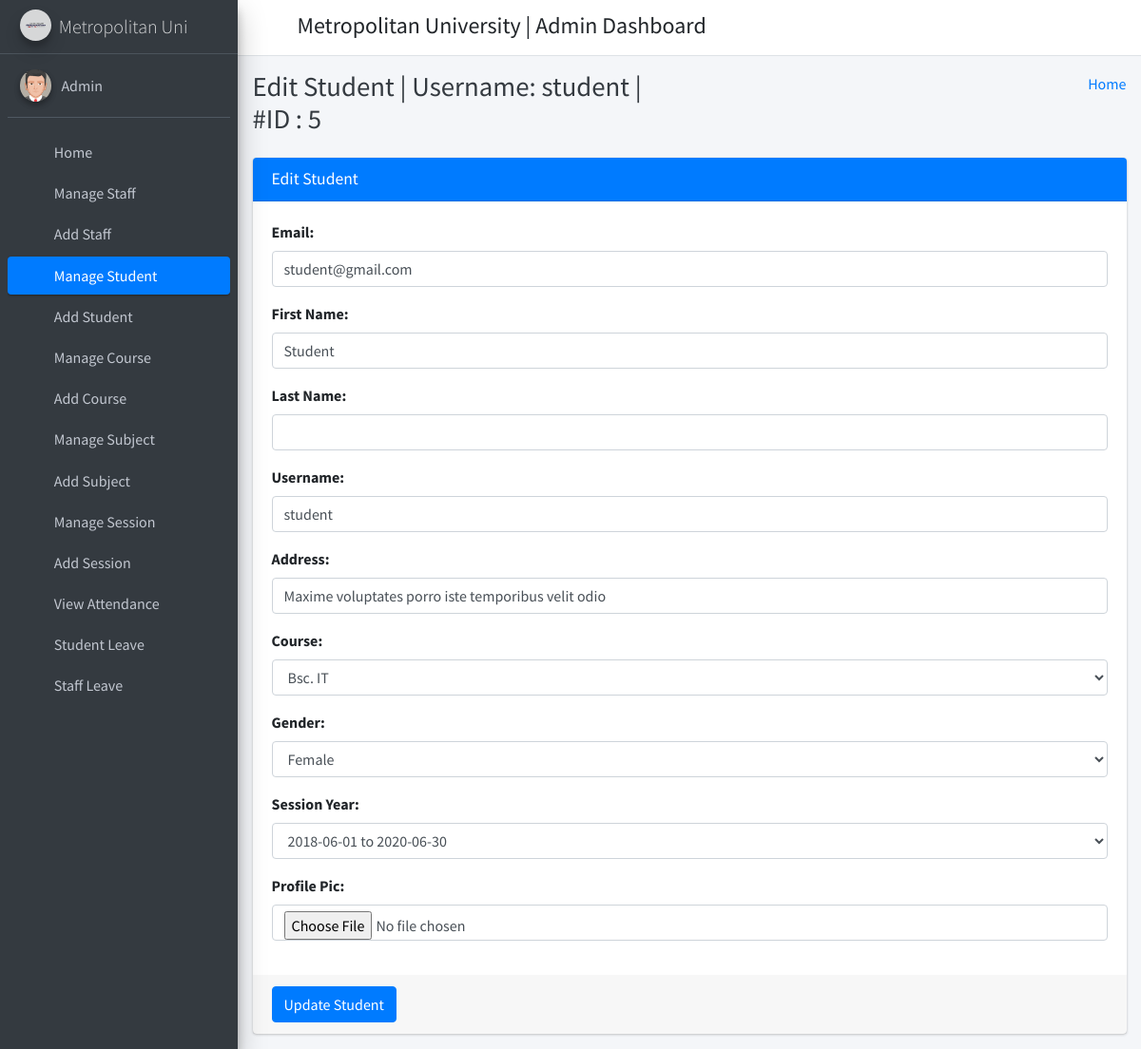
The app's page /edit_student/5 (signed in) with its own data.
### student_management_app/models.py (models this page shows)
class CustomUser(AbstractUser):
    user_type_data = ((1, "HOD"), (2, "Staff"), (3, "Student"))
    user_type = models.CharField(default=1, choices=user_type_data, max_length=10)

class Students(models.Model):
    id = models.AutoField(primary_key=True)
    admin = models.OneToOneField(CustomUser, on_delete = models.CASCADE)
    gender = models.CharField(max_length=50)
    profile_pic = models.FileField()
    address = models.TextField()
    course_id = models.ForeignKey(Courses, on_delete=models.DO_NOTHING, default=1)
    session_year_id = models.ForeignKey(SessionYearModel, on_delete=models.CASCADE)
    created_at = models.DateTimeField(auto_now_add=True)
    updated_at = models.DateTimeField(auto_now=True)
    objects = models.Manager()

### student_management_app/HodViews.py (the view)
# urls.py: path('edit_student/<student_id>', HodViews.edit_student, name="edit_student"),
def edit_student(request, student_id):
    request.session['student_id'] = student_id
    student = Students.objects.get(admin=student_id)
    form = EditStudentForm()
    form.fields['email'].initial = student.admin.email
    form.fields['username'].initial = student.admin.username
    form.fields['first_name'].initial = student.admin.first_name
    form.fields['last_name'].initial = student.admin.last_name
    form.fields['address'].initial = student.address
    form.fields['course_id'].initial = student.course_id.id
    form.fields['gender'].initial = student.gender
    form.fields['session_year_id'].initial = student.session_year_id.id
    context = {
        "id": student_id,
        "username": student.admin.username,
        "form": form
    }
    return render(request, "hod_template/edit_student_template.html", context)

### student_management_app/LoginCheckMiddleWare.py (called while the page is built, shortened)
    def process_view(self, request, view_func, view_args, view_kwargs):
        modulename = view_func.__module__
        user = request.user
        if user.is_authenticated:
            if user.user_type == "1":
                if modulename == "student_management_app.HodViews":
                    pass
                elif modulename == "student_management_app.views" or modulename == "django.views.static":
                    pass
                else:
                    return redirect("admin_home")
            else:
                return redirect("login")
        else:
            if request.path == reverse("login") or request.path == reverse("doLogin"):
                pass
            else:
                return redirect("login")

### student_management_app/templates/hod_template/edit_student_template.html (shortened to what this page needs)
{% extends 'hod_template/base_template.html' %}
{% block page_title %}
    Edit Student | Username: {{ username }} | #ID : {{ id }}
{% endblock page_title %}
{% block main_content %}
{% load static %}
<section class="content">
        <div class="container-fluid">
            <div class="row">
                <div class="col-md-12">
                    <div class="card card-primary">
                    <div class="card-header">
                        <h3 class="card-title">Edit Student</h3>
                    </div>
                    {% url 'edit_student_save' as action_path %}
                    {% include 'hod_template/form_template.html' with messages=messages form=form action_path=action_path button_text="Update Student" %}
                    </div>
                </div>
            </div>
        </div>
      </section>
  {% endblock main_content %}

### student_management_app/templates/hod_template/sidebar_template.html
{% load static %}
<aside class="main-sidebar sidebar-dark-primary elevation-4">
      <a href="{% url 'admin_home' %}" class="brand-link">
        <img src="{% static 'dist/img/mulogo.jpg' %}" alt="AdminLTE Logo" class="brand-image img-circle elevation-3"
            style="opacity: .8">
        <span class="brand-text font-weight-light">Metropolitan Uni</span>
      </a>
      <div class="sidebar">
        <div class="user-panel mt-3 pb-3 mb-3 d-flex">
          <div class="image">
            <img src="{% static 'dist/img/user2-160x160.jpg' %}" class="img-circle elevation-2" alt="User Image">
          </div>
          <div class="info">
            <a href="{% url 'admin_profile' %}" class="d-block">{{ user.first_name }} {{ user.last_name }}</a>
          </div>
        </div>
        <nav class="mt-2">
          <ul class="nav nav-pills nav-sidebar flex-column" data-widget="treeview" role="menu" data-accordion="false">
            <li class="nav-item">
              {% url 'admin_home' as admin_home %}
              <a href="{{ admin_home }}" class="nav-link {% if request.path == admin_home %} active {% endif %}">
                <i class="nav-icon fas fa-tachometer-alt"></i>
                <p>
                  Home
                </p>
              </a>
            </li>
            <li class="nav-item">
              {% url 'manage_staff' as manage_staff %}
              {% url 'edit_staff' staff_id=id as edit_staff %}
              <a href="{{ manage_staff }}" class="nav-link {% if request.path == manage_staff %} active {% endif %} {% if request.path == edit_staff %} active {% endif %}">
                <i class="nav-icon fas fa-chalkboard-teacher"></i>
                <p>
                  Manage Staff
                </p>
              </a>
            </li>
            <li class="nav-item">
              {% url 'add_staff' as add_staff %}
              <a href="{{ add_staff }}" class="nav-link {% if request.path == add_staff %} active {% endif %}">
                <i class="nav-icon fas fa-th"></i>
                <p>
                  Add Staff
                </p>
              </a>
            </li>
            <li class="nav-item">
              {% url 'manage_student' as manage_student %}
              {% url 'edit_student' student_id=id as edit_student %}
              <a href="{{ manage_student }}" class="nav-link {% if request.path == manage_student %} active {% endif %} {% if request.path == edit_student %} active {% endif %}">
                <i class="nav-icon fas fa-user-graduate"></i>
                <p>
                  Manage Student
                </p>
              </a>
            </li>
            <li class="nav-item">
              {% url 'add_student' as add_student %}
              <a href="{{ add_student }}" class="nav-link {% if request.path == add_student %} active {% endif %}">
                <i class="nav-icon fas fa-th"></i>
                <p>
                  Add Student
                </p>
              </a>
            </li>
            <li class="nav-item">
              {% url 'manage_course' as manage_course %}
              {% url 'edit_course' course_id=id as edit_course %}
              <a href="{{ manage_course }}" class="nav-link {% if request.path == manage_course %} active {% endif %} {% if request.path == edit_course %} active {% endif %}">
                <i class="nav-icon fas fa-chalkboard"></i>
                <p>
                  Manage Course
                </p>
              </a>
            </li>
            <li class="nav-item">
            {% url 'add_course' as add_course %}
              <a href="{{ add_course }}" class="nav-link {% if request.path == add_course %} active {% endif %}">
                <i class="nav-icon fas fa-th"></i>
                <p>
                  Add Course
                </p>
              </a>
            </li>
            <li class="nav-item">
              {% url 'manage_subject' as manage_subject %}
              {% url 'edit_subject' subject_id=id as edit_subject %}
              <a href="{{ manage_subject }}" class="nav-link {% if request.path == manage_subject %} active {% endif %} {% if request.path == edit_subject %} active {% endif %}">
                <i class="nav-icon fas fa-book"></i>
                <p>
                  Manage Subject
                </p>
              </a>
            </li>
            <li class="nav-item">
              {% url 'add_subject' as add_subject %}
              <a href="{{ add_subject }}" class="nav-link {% if request.path == add_subject %} active {% endif %}">
                <i class="nav-icon fas fa-th"></i>
                <p>
                  Add Subject
                </p>
              </a>
            </li>
            <li class="nav-item">
              {% url 'manage_session' as manage_session %}
              {% url 'edit_session' session_id=id as edit_session %}
              <a href="{{ manage_session }}" class="nav-link {% if request.path == manage_session %} active {% endif %} {% if request.path == edit_session %} active {% endif %}">
                <i class="nav-icon fas fa-graduation-cap"></i>
                <p>
                  Manage Session
                </p>
              </a>
            </li>
            <li class="nav-item">
              {% url 'add_session' as add_session %}
              <a href="{{ add_session }}" class="nav-link {% if request.path == add_session %} active {% endif %}">
                <i class="nav-icon fas fa-th"></i>
                <p>
                  Add Session
                </p>
              </a>
            </li>
            <li class="nav-item">
              {% url 'admin_view_attendance' as admin_view_attendance %}
              <a href="{{ admin_view_attendance }}" class="nav-link {% if request.path == admin_view_attendance %} active {% endif %}">
                <i class="nav-icon fas fa-calendar-alt"></i>
                <p>
                  View Attendance
                </p>
              </a>
            </li>
            <li class="nav-item">
              {% url 'student_leave_view' as student_leave_view %}
              <a href="{{ student_leave_view }}" class="nav-link {% if request.path == student_leave_view %} active {% endif %}">
                <i class="nav-icon fas fa-th"></i>
                <p>
                  Student Leave
                </p>
              </a>
            </li>
            <li class="nav-item">
              {% url 'staff_leave_view' as staff_leave_view %}
              <a href="{{ staff_leave_view }}" class="nav-link {% if request.path == staff_leave_view %} active {% endif %}">
                <i class="nav-icon fas fa-th"></i>
                <p>
                  Staff Leave
                </p>
              </a>
            </li>
          </ul>
        </nav>
      </div>
    </aside>

### student_management_app/templates/hod_template/form_template.html (shortened to what this page needs)
                    <form role="form" method="POST" action="{{ action_path }}" enctype="multipart/form-data">
                        <div class="card-body">
                            {% for field in form %}
                                <div class="form-group">
                                    {{ field.label_tag }}
                                    {{ field }}
                                </div>
                            {% endfor %%}
                        </div>
                        <div class="card-footer">
                        <button type="submit" class="btn btn-primary">{{ button_text }}</button>
                        </div>
                    </form>

### records on screen
CustomUser: first_name "Admin"
CustomUser: username "student", form "student@gmail.com" "Student" "student"
Students: form "Maxime voluptates porro iste temporibus velit odio" "Bsc. IT" "Female" "2018-06-01 to 2020-06-30"

### other values on screen
{{ id }} "5"
{{ field.label_tag }} "Email:" "First Name:" "Last Name:" "Username:" "Address:" "Course:" "Gender:" "Session Year:" "Profile Pic:"
{{ button_text }} "Update Student"
